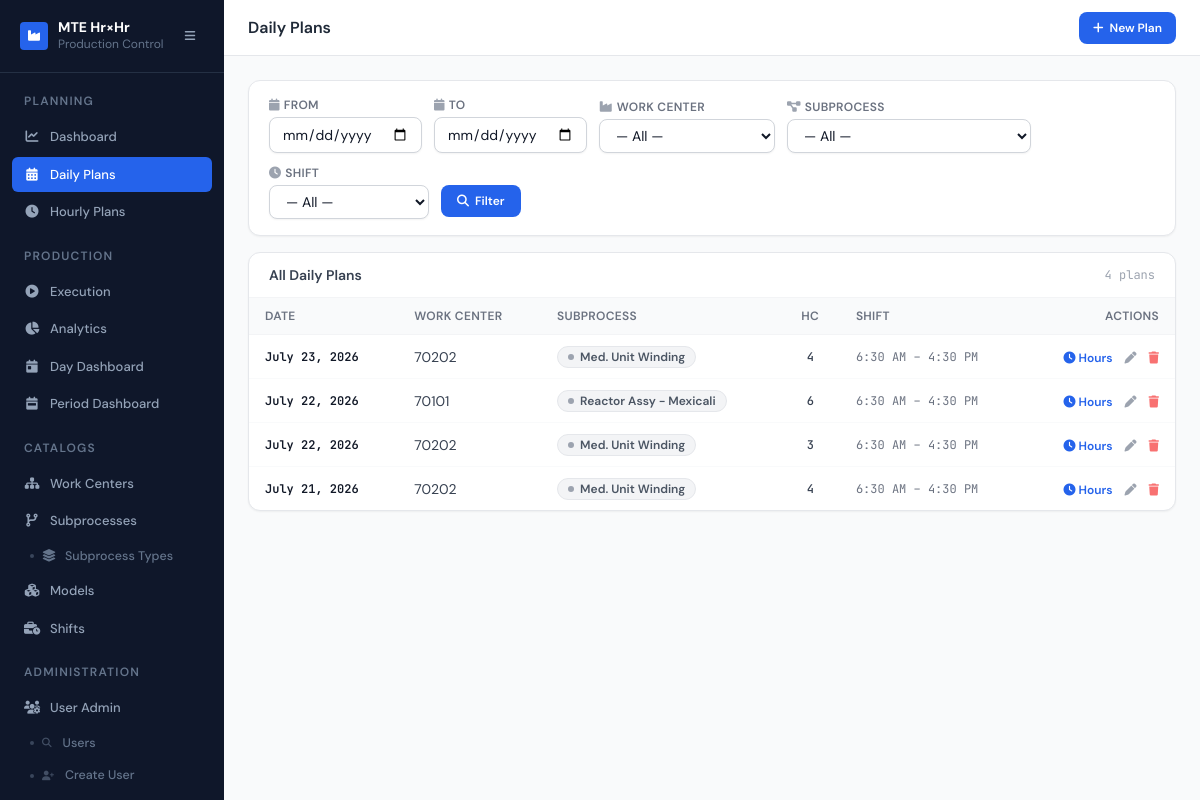
/plans/ (signed in), run on the app's committed database.
### planning/models.py (models this page shows, shortened)
class DailyPlan(models.Model):
    date        = models.DateField()
    work_center = models.ForeignKey(WorkCenter, on_delete=models.CASCADE)
    subprocess  = models.ForeignKey(SubProcess, on_delete=models.CASCADE)
    headcount   = models.IntegerField()
    shift       = models.ForeignKey(
        Shift, on_delete=models.PROTECT, related_name="daily_plans",
        null=True, blank=True,
    )
    operator    = models.ForeignKey(
        User, on_delete=models.SET_NULL, null=True, blank=True,
        related_name="operated_daily_plans",
        help_text="Operator running this line for the shift.",
    )
    operator_name = models.CharField(max_length=150, blank=True)
    created_by      = models.ForeignKey(
        User, null=True, blank=True, on_delete=models.SET_NULL,
        related_name="plans_created",
    )
    created_by_name = models.CharField(max_length=150, blank=True)
    created_at      = models.DateTimeField(default=timezone.now)
    updated_by      = models.ForeignKey(
        User, null=True, blank=True, on_delete=models.SET_NULL,
        related_name="plans_updated",
    )
    updated_by_name = models.CharField(max_length=150, blank=True)
    updated_at      = models.DateTimeField(auto_now=True)
    class Meta:
        verbose_name    = "Daily Plan"
        unique_together = [["date", "subprocess", "shift"]]
        indexes         = [
            models.Index(fields=["date"]),
            models.Index(fields=["work_center", "date"]),
            models.Index(fields=["shift", "date"]),
            models.Index(fields=["operator"]),
        ]

### core/models.py (models this page shows, shortened)
class AuditMixin(models.Model):
    created_by = models.ForeignKey(User, null=True, blank=True, on_delete=models.SET_NULL,
                                   related_name='+', verbose_name="Created by")
    updated_by = models.ForeignKey(User, null=True, blank=True, on_delete=models.SET_NULL,
                                   related_name='+', verbose_name="Updated by")
    created_by_name = models.CharField(max_length=150, blank=True)
    updated_by_name = models.CharField(max_length=150, blank=True)
    created_at = models.DateTimeField(default=timezone.now)
    updated_at = models.DateTimeField(default=timezone.now)
    class Meta:
        abstract = True

class WorkCenter(AuditMixin, models.Model):
    name        = models.CharField(max_length=100)
    description = models.TextField(blank=True)
    is_active   = models.BooleanField(default=True)
    class Meta:
        verbose_name        = "Work Center"
        verbose_name_plural = "Work Centers"

class SubProcess(AuditMixin, models.Model):
    work_center      = models.ForeignKey(WorkCenter, on_delete=models.CASCADE)
    name             = models.CharField(max_length=100)
    subprocess_type  = models.ForeignKey(
        SubProcessType,
        on_delete=models.PROTECT,
        related_name="subprocesses",
        verbose_name="Tipo de subprocess",
        null=True,   # temporarily nullable during migration
        blank=True,
    )
    class Meta:
        verbose_name        = "Sub Process"
        verbose_name_plural = "Sub Processes"

class Shift(models.Model):
    DAYS_OF_WEEK = [
        (0, 'Monday'),   (1, 'Tuesday'),  (2, 'Wednesday'),
        (3, 'Thursday'), (4, 'Friday'),   (5, 'Saturday'),
        (6, 'Sunday'),
    ]
    name       = models.CharField(max_length=100, unique=True)
    code       = models.CharField(max_length=20, unique=True,
                                  help_text="Short identifier, e.g. DAY, AFT, NGT")
    start_time = models.TimeField()
    end_time   = models.TimeField()
    is_active  = models.BooleanField(default=True)
    days_of_week = models.JSONField(
        default=list, blank=True,
        help_text="Días de la semana: 0=Lunes, 1=Martes … 6=Domingo",
    )
    created_at = models.DateTimeField(default=timezone.now)
    updated_at = models.DateTimeField(default=timezone.now)
    class Meta:
        verbose_name        = "Shift"
        verbose_name_plural = "Shifts"
        ordering            = ["start_time", "name"]

### planning/views.py (the view)
# urls.py: path("plans/",                      views.daily_plan_list,   name="daily_plan_list"),
@login_required
def daily_plan_list(request):
    plans = DailyPlan.objects.select_related("work_center", "subprocess", "shift").order_by("-date")
    date_from = request.GET.get("date_from", "").strip()
    date_to   = request.GET.get("date_to",   "").strip()
    wc_id     = request.GET.get("work_center","").strip()
    sp_id     = request.GET.get("subprocess", "").strip()
    shift_id  = request.GET.get("shift",      "").strip()
    if date_from: plans = plans.filter(date__gte=date_from)
    if date_to:   plans = plans.filter(date__lte=date_to)
    if wc_id:     plans = plans.filter(work_center_id=wc_id)
    if sp_id:     plans = plans.filter(subprocess_id=sp_id)
    if shift_id:  plans = plans.filter(shift_id=shift_id)
    return render(request, "planning/plan_list.html", {
        "plans":        plans,
        "work_centers": WorkCenter.objects.filter(is_active=True).order_by("name"),
        "subprocesses": SubProcess.objects.select_related("work_center")
                                  .order_by("work_center__name", "name"),
        "shifts":       Shift.objects.filter(is_active=True).order_by("start_time"),
        "filter":       {"date_from": date_from, "date_to": date_to,
                         "work_center": wc_id, "subprocess": sp_id,
                         "shift": shift_id},
        "can_write":    _role(request) in {"leader", "admin", "supervisor"},
        "can_delete_plan": _role(request) in {"leader", "admin", "supervisor"},
    })

### planning/views.py (called while the page is built)
def _role(request):
    return get_role(request.user)

### users/models.py (called while the page is built)
    @property
    def is_admin(self):
        return self.role == self.ROLE_ADMIN

### templates/planning/plan_list.html (shortened to what this page needs)
{% extends "base.html" %}
{% block page_title %}Daily Plans{% endblock %}
{% block header_actions %}
{% if can_write %}
<a href="{% url 'planning:daily_plan_create' %}"
   class="inline-flex items-center gap-1.5 bg-blue-600 hover:bg-blue-700 text-white text-xs font-semibold px-3.5 py-2 rounded-lg transition">
  <i class="fas fa-plus text-xs"></i> New Plan
</a>
{% endif %}
{% endblock %}
{% block content %}
<form method="get" id="filter-form"
      class="bg-white rounded-xl border border-gray-200 shadow-sm px-5 py-4 mb-4">
  <div class="flex flex-wrap items-end gap-3">
    <div class="flex flex-col gap-1 min-w-36">
      <label class="text-xs font-semibold text-gray-500 uppercase tracking-wide">
        <i class="fas fa-calendar mr-1 text-gray-400"></i>From
      </label>
      <input type="date" name="date_from" value="{{ filter.date_from }}"
             class="rounded-lg border border-gray-300 px-3 py-1.5 text-sm shadow-sm
                    focus:border-blue-500 focus:ring-1 focus:ring-blue-500 focus:outline-none">
    </div>
    <div class="flex flex-col gap-1 min-w-36">
      <label class="text-xs font-semibold text-gray-500 uppercase tracking-wide">
        <i class="fas fa-calendar mr-1 text-gray-400"></i>To
      </label>
      <input type="date" name="date_to" value="{{ filter.date_to }}"
             class="rounded-lg border border-gray-300 px-3 py-1.5 text-sm shadow-sm
                    focus:border-blue-500 focus:ring-1 focus:ring-blue-500 focus:outline-none">
    </div>
    <div class="flex flex-col gap-1 min-w-44">
      <label class="text-xs font-semibold text-gray-500 uppercase tracking-wide">
        <i class="fas fa-industry mr-1 text-gray-400"></i>Work Center
      </label>
      <select name="work_center"
              class="rounded-lg border border-gray-300 px-3 py-1.5 text-sm shadow-sm
                     focus:border-blue-500 focus:ring-1 focus:ring-blue-500 focus:outline-none bg-white">
        <option value="">— All —</option>
      </select>
    </div>
    <div class="flex flex-col gap-1 min-w-48">
      <label class="text-xs font-semibold text-gray-500 uppercase tracking-wide">
        <i class="fas fa-diagram-project mr-1 text-gray-400"></i>Subprocess
      </label>
      <select name="subprocess"
              class="rounded-lg border border-gray-300 px-3 py-1.5 text-sm shadow-sm
                     focus:border-blue-500 focus:ring-1 focus:ring-blue-500 focus:outline-none bg-white">
        <option value="">— All —</option>
      </select>
    </div>
    <div class="flex flex-col gap-1 min-w-40">
      <label class="text-xs font-semibold text-gray-500 uppercase tracking-wide">
        <i class="fas fa-clock mr-1 text-gray-400"></i>Shift
      </label>
      <select name="shift"
              class="rounded-lg border border-gray-300 px-3 py-1.5 text-sm shadow-sm
                     focus:border-blue-500 focus:ring-1 focus:ring-blue-500 focus:outline-none bg-white">
        <option value="">— All —</option>
      </select>
    </div>
    <div class="flex gap-2 pb-0.5">
      <button type="submit"
              class="inline-flex items-center gap-1.5 bg-blue-600 hover:bg-blue-700 text-white
                     text-xs font-semibold px-4 py-2 rounded-lg transition">
        <i class="fas fa-magnifying-glass text-xs"></i> Filter
      </button>
    </div>
  </div>
</form>
<div class="bg-white rounded-xl border border-gray-200 shadow-sm overflow-hidden">
  <div class="px-5 py-3 border-b border-gray-100 flex items-center justify-between">
    <p class="text-sm font-semibold text-gray-700">
      {% if filter.date_from or filter.date_to or filter.work_center %}
        Filtered results
      {% else %}
        All Daily Plans
      {% endif %}
    </p>
    <p class="text-xs text-gray-400 mono">{{ plans|length }} plan{{ plans|length|pluralize:"s" }}</p>
  </div>
  {% if plans %}
  <div class="overflow-x-auto">
    <table class="min-w-full text-sm">
      <thead>
        <tr class="bg-gray-50 border-b border-gray-100">
          <th class="px-4 py-2.5 text-left text-xs font-semibold text-gray-500 uppercase tracking-wide">Date</th>
          <th class="px-4 py-2.5 text-left text-xs font-semibold text-gray-500 uppercase tracking-wide">Work Center</th>
          <th class="px-4 py-2.5 text-left text-xs font-semibold text-gray-500 uppercase tracking-wide">Subprocess</th>
          <th class="px-4 py-2.5 text-center text-xs font-semibold text-gray-500 uppercase tracking-wide">HC</th>
          <th class="px-4 py-2.5 text-left text-xs font-semibold text-gray-500 uppercase tracking-wide">Shift</th>
          <th class="px-4 py-2.5 text-right text-xs font-semibold text-gray-500 uppercase tracking-wide">Actions</th>
        </tr>
      </thead>
      <tbody class="divide-y divide-gray-50">
        {% for plan in plans %}
        <tr class="transition-colors hover:bg-gray-50/60">
          <td class="px-4 py-2.5 font-semibold text-gray-900 mono text-xs">{{ plan.date }}</td>
          <td class="px-4 py-2.5 text-gray-700">{{ plan.work_center.name }}</td>
          <td class="px-4 py-2.5">
            {% with sp=plan.subprocess %}
            {% include "includes/subprocess_badge.html" %}
            {% endwith %}
          </td>
          <td class="px-4 py-2.5 text-center font-medium text-gray-700 mono text-xs">{{ plan.headcount }}</td>
          <td class="px-4 py-2.5 mono text-xs text-gray-500">
            {{ plan.shift.start_time|time:"g:i A" }} – {{ plan.shift.end_time|time:"g:i A" }}
          </td>
          <td class="px-4 py-2.5 text-right">
            <div class="inline-flex items-center gap-3">
              <a href="{% url 'planning:hourly_plan' plan.id %}"
                 class="text-xs font-semibold text-blue-600 hover:text-blue-800 transition"
                 title="Enter hourly targets">
                <i class="fas fa-clock"></i> Hours
              </a>
              {% if can_write %}
<a href="{% url 'planning:daily_plan_update' plan.id %}"
                 class="text-xs text-gray-400 hover:text-gray-700 transition" title="Edit">
                <i class="fas fa-pen"></i>
              </a>
{% else %}
<span class="text-xs text-gray-200 cursor-not-allowed" title="Only Leaders, Supervisors, and Admins can edit plans. Your role is {{ user.profile.role_label }}."><i class="fas fa-pen"></i></span>
{% endif %}
              {% if can_delete_plan %}
<a href="{% url 'planning:daily_plan_delete' plan.id %}"
                 class="text-xs text-red-400 hover:text-red-600 transition" title="Delete">
                <i class="fas fa-trash"></i>
              </a>
{% else %}
<span class="text-xs text-gray-200 cursor-not-allowed" title="Only Leaders, Supervisors, and Admins can delete plans. Your role is {{ user.profile.role_label }}."><i class="fas fa-trash"></i></span>
{% endif %}
            </div>
          </td>
        </tr>
        {% endfor %}
      </tbody>
    </table>
  </div>
  {% endif %}
</div>
{% endblock %}

### templates/includes/subprocess_badge.html
<span class="inline-flex items-center gap-1.5 px-2.5 py-0.5 rounded-full text-xs font-semibold border
  {% if sp.process_type == 'normal' %}
    bg-blue-50 text-blue-700 border-blue-200
  {% elif sp.process_type == 'winding' %}
    bg-violet-50 text-violet-700 border-violet-200
  {% elif sp.process_type == 'braze' %}
    bg-amber-50 text-amber-700 border-amber-200
  {% elif sp.process_type == 'wind_braze' %}
    bg-teal-50 text-teal-700 border-teal-200
  {% else %}
    bg-gray-100 text-gray-600 border-gray-200
  {% endif %}">
  <span class="w-1.5 h-1.5 rounded-full
    {% if sp.process_type == 'normal' %}bg-blue-400
    {% elif sp.process_type == 'winding' %}bg-violet-400
    {% elif sp.process_type == 'braze' %}bg-amber-400
    {% elif sp.process_type == 'wind_braze' %}bg-teal-400
    {% else %}bg-gray-400{% endif %}">
  </span>
  {{ sp.name }}
</span>

### templates/base.html (style rules this page uses)
body { font-family: 'DM Sans', sans-serif; }
.mono { font-family: 'JetBrains Mono', monospace; }

### data on the page
DailyPlan: date "July 23, 2026", work_center.name "70202", subprocess.name "Med. Unit Winding", headcount "4", shift.start_time "6:30 AM", shift.end_time "4:30 PM"
DailyPlan: date "July 22, 2026", work_center.name "70101", subprocess.name "Reactor Assy - Mexicali", headcount "6", shift.start_time "6:30 AM", shift.end_time "4:30 PM"
DailyPlan: date "July 22, 2026", work_center.name "70202", subprocess.name "Med. Unit Winding", headcount "3", shift.start_time "6:30 AM", shift.end_time "4:30 PM"
DailyPlan: date "July 21, 2026", work_center.name "70202", subprocess.name "Med. Unit Winding", headcount "4", shift.start_time "6:30 AM", shift.end_time "4:30 PM"

### other printed values
{{ plans|length }} "4"
